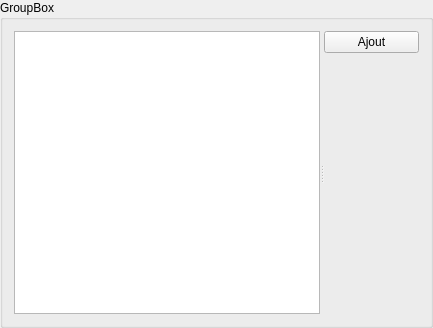
<?xml version="1.0" encoding="UTF-8"?>
<ui version="4.0">
 <class>GroupBox</class>
 <widget class="QGroupBox" name="GroupBox">
  <property name="geometry">
   <rect>
    <x>0</x>
    <y>0</y>
    <width>433</width>
    <height>328</height>
   </rect>
  </property>
  <property name="windowTitle">
   <string>GroupBox</string>
  </property>
  <property name="title">
   <string>GroupBox</string>
  </property>
  <layout class="QVBoxLayout" name="verticalLayout_2">
   <item>
    <widget class="QSplitter" name="splitter">
     <property name="orientation">
      <enum>Qt::Horizontal</enum>
     </property>
     <widget class="QTreeView" name="treeView"/>
     <widget class="QWidget" name="verticalLayoutWidget">
      <layout class="QVBoxLayout" name="verticalLayout">
       <item>
        <widget class="QPushButton" name="pushButton">
         <property name="text">
          <string>Ajout</string>
         </property>
        </widget>
       </item>
       <item>
        <spacer name="verticalSpacer">
         <property name="orientation">
          <enum>Qt::Vertical</enum>
         </property>
         <property name="sizeHint" stdset="0">
          <size>
           <width>20</width>
           <height>108</height>
          </size>
         </property>
        </spacer>
       </item>
      </layout>
     </widget>
    </widget>
   </item>
  </layout>
  <action name="actionAjout">
   <property name="text">
    <string>Ajout</string>
   </property>
  </action>
 </widget>
 <resources/>
 <connections/>
</ui>
